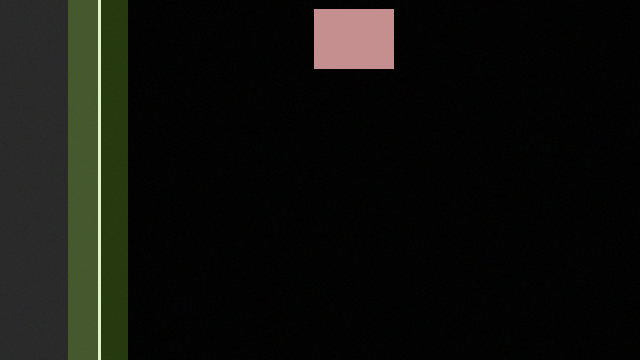
#> input picture team_pack/overlays/overlay_000012.png, 640 x 360 px; its folder holds 4 pictures in this run
$ python run_validity_suite.py --renders_dir ../../team_pack/overlays --heatmaps_dir ../../team_pack/overlays
#> lines starting #> are read from the running program, lines starting #| are printed output that depends on the picture; after the words box and inside, x2 and y2 are one past the last pixel; in counts of white or black regions, pixels touching at a corner belong together

from __future__ import annotations

import argparse
import json
from dataclasses import dataclass
from pathlib import Path
from typing import Dict, List, Tuple

import numpy as np
from PIL import Image

import matplotlib
matplotlib.use("Agg")
import matplotlib.pyplot as plt

from scipy.stats import pearsonr, spearmanr
from tqdm import tqdm


# -----------------------------
# Utilities
# -----------------------------
def ensure_dir(p: Path) -> None:
    p.mkdir(parents=True, exist_ok=True)


def list_files(dir_path: Path, exts: Tuple[str, ...]) -> List[Path]:
#> called with exts = ('.png', '.jpg', '.jpeg')
    files: List[Path] = []
    for e in exts:
        files.extend(sorted(dir_path.glob(f"*{e}")))
#> pass 2 of the loop in list_files, `for e in exts:`:
#> pass 3 of the loop in list_files, `for e in exts:`:
#> pass 2 of the loop in list_files, `for e in exts:`:
#> pass 3 of the loop in list_files, `for e in exts:`:
#> the loop made 4 passes; the first 3 are shown
    return sorted(files)


def stem_key(p: Path) -> str:
    s = p.stem
    digits = "".join([c for c in s if c.isdigit()])
    return digits if digits else s


def match_pairs(renders: List[Path], heatmaps: List[Path]) -> List[Tuple[Path, Path]]:
    hm_map = {stem_key(h): h for h in heatmaps}
    pairs: List[Tuple[Path, Path]] = []
    for r in renders:
        k = stem_key(r)
        if k in hm_map:
            pairs.append((r, hm_map[k]))
    return pairs


def read_rgb_uint8(path: Path) -> np.ndarray:
    img = Image.open(path).convert("RGB")
    return np.asarray(img).astype(np.uint8)


def load_heatmap(path: Path) -> np.ndarray:
    if path.suffix.lower() == ".npy":
        hm = np.load(path).astype(np.float32)
    else:
        hm = (np.asarray(Image.open(path).convert("L")).astype(np.float32) / 255.0)
    hm = np.nan_to_num(hm, nan=0.0, posinf=0.0, neginf=0.0)
    return hm


def resize_heatmap_to_img(hm: np.ndarray, h: int, w: int) -> np.ndarray:
    if hm.shape[0] == h and hm.shape[1] == w:
        return hm

    # Portable resize using PIL: map to uint16 to keep gradients.
    if np.all(hm == hm.flat[0]):
        # constant map
        return np.full((h, w), float(hm.flat[0]), dtype=np.float32)

    # clip to reduce extreme outliers breaking scaling
    hi = float(np.percentile(hm, 99.9))
    if hi <= 0:
        hi = float(np.max(hm)) if float(np.max(hm)) != 0 else 1.0
    hm_clip = np.clip(hm, 0.0, hi)
    hm_u16 = (hm_clip / (np.max(hm_clip) + 1e-12) * 65535.0).astype(np.uint16)

    hm_img = Image.fromarray(hm_u16, mode="I;16").resize((w, h), resample=Image.BILINEAR)
    out = np.asarray(hm_img).astype(np.float32)
    out = out / (out.max() + 1e-12)
    return out


def instability_absdiff(curr: np.ndarray, prev: np.ndarray) -> float:
    diff = np.abs(curr.astype(np.float32) - prev.astype(np.float32))
    return float(np.mean(diff) / 255.0)


def overlay_image(img_rgb: np.ndarray, hm: np.ndarray, alpha: float) -> Image.Image:
    h = hm.astype(np.float32)
    h = h - h.min()
    h = h / (h.max() + 1e-12)

    cmap = plt.get_cmap("turbo") if "turbo" in plt.colormaps() else plt.get_cmap("jet")
    colored = (cmap(h)[..., :3] * 255.0).astype(np.uint8)

    base = Image.fromarray(img_rgb).convert("RGBA")
    heat = Image.fromarray(colored).convert("RGBA")

    a = (h * (255.0 * np.clip(alpha, 0.0, 1.0))).astype(np.uint8)
    heat.putalpha(Image.fromarray(a))
    return Image.alpha_composite(base, heat)


# -----------------------------
# Energy definitions (E_t)
# -----------------------------
def energy_mean(hm: np.ndarray) -> float:
    return float(np.mean(hm))


def energy_sum(hm: np.ndarray) -> float:
    return float(np.sum(hm))


def energy_l2(hm: np.ndarray) -> float:
    return float(np.sqrt(np.mean(hm * hm) + 1e-12))


def energy_p95(hm: np.ndarray) -> float:
    return float(np.percentile(hm, 95.0))


def energy_top_percent_mean(hm: np.ndarray, top_percent: float) -> float:
    p = np.clip(top_percent, 0.1, 100.0)
    thr = np.percentile(hm, 100.0 - p)
    mask = hm >= thr
    if not np.any(mask):
        return float(np.mean(hm))
    return float(np.mean(hm[mask]))


def energy_topk_mean(hm: np.ndarray, k: int) -> float:
    k = int(max(1, k))
    flat = hm.reshape(-1)
    if k >= flat.size:
        return float(np.mean(flat))
    idx = np.argpartition(flat, -k)[-k:]
    return float(np.mean(flat[idx]))


def energy_area_tau(hm: np.ndarray, tau: float) -> float:
    return float(np.mean(hm >= tau))


ENERGY_MODES = ("mean", "sum", "l2", "p95", "top_percent", "topk", "area_tau")


def compute_energy(hm: np.ndarray, mode: str, top_percent: float, topk: int, tau: float) -> float:
    if mode == "mean":
        return energy_mean(hm)
    if mode == "sum":
        return energy_sum(hm)
    if mode == "l2":
        return energy_l2(hm)
    if mode == "p95":
        return energy_p95(hm)
    if mode == "top_percent":
        return energy_top_percent_mean(hm, top_percent)
    if mode == "topk":
        return energy_topk_mean(hm, topk)
    if mode == "area_tau":
        return energy_area_tau(hm, tau)
    raise ValueError(f"Unknown energy_mode={mode}")


# -----------------------------
# Stats helpers
# -----------------------------
def safe_corr(x: np.ndarray, y: np.ndarray) -> Dict[str, float]:
    if x.size < 3 or y.size < 3:
        return {"pearson_r": float("nan"), "pearson_p": float("nan"),
                "spearman_r": float("nan"), "spearman_p": float("nan")}
    if np.std(x) < 1e-12 or np.std(y) < 1e-12:
        return {"pearson_r": float("nan"), "pearson_p": float("nan"),
                "spearman_r": float("nan"), "spearman_p": float("nan")}
    pr, pp = pearsonr(x, y)
    sr, sp = spearmanr(x, y)
    return {"pearson_r": float(pr), "pearson_p": float(pp),
            "spearman_r": float(sr), "spearman_p": float(sp)}


def auc_rank(scores: np.ndarray, labels: np.ndarray) -> float:
    scores = np.asarray(scores, dtype=np.float64)
    labels = np.asarray(labels, dtype=bool)
    pos = scores[labels]
    neg = scores[~labels]
    if pos.size == 0 or neg.size == 0:
        return float("nan")

    order = scores.argsort()
    ranks = np.empty_like(order, dtype=np.float64)
    ranks[order] = np.arange(1, scores.size + 1, dtype=np.float64)

    # tie handling: average rank for identical scores
    s = scores[order]
    i = 0
    while i < s.size:
        j = i + 1
        while j < s.size and s[j] == s[i]:
            j += 1
        if j - i > 1:
            avg = float(np.mean(ranks[order[i:j]]))
            ranks[order[i:j]] = avg
        i = j

    sum_ranks_pos = float(np.sum(ranks[labels]))
    n_pos = float(pos.size)
    n_neg = float(neg.size)
    u = sum_ranks_pos - n_pos * (n_pos + 1.0) / 2.0
    return float(u / (n_pos * n_neg))


def precision_recall_at_k(scores: np.ndarray, labels: np.ndarray, k: int) -> Dict[str, float]:
    scores = np.asarray(scores)
    labels = np.asarray(labels, dtype=bool)
    k = int(max(1, min(k, scores.size)))
    idx = np.argsort(scores)[::-1][:k]
    tp = int(np.sum(labels[idx]))
    fp = k - tp
    fn = int(np.sum(labels)) - tp
    precision = tp / max(1, tp + fp)
    recall = tp / max(1, tp + fn)
    return {"precision": float(precision), "recall": float(recall)}


def likely_perframe_normalized(hm_stats: List[Dict[str, float]]) -> bool:
    if not hm_stats:
        return False
    mins = np.array([s["min"] for s in hm_stats], dtype=np.float64)
    maxs = np.array([s["max"] for s in hm_stats], dtype=np.float64)
    ok = (mins >= -1e-3) & (maxs <= 1.001)
    return float(np.mean(ok)) > 0.9


# -----------------------------
# Main
# -----------------------------
@dataclass
class SuiteConfig:
    top_percent: float = 10.0
    topk: int = 2000
    tau: float = 0.5
    overlay_stride: int = 10
    overlay_alpha: float = 0.45
    lag_max: int = 5
    event_quantile: float = 0.90


def main():
    ap = argparse.ArgumentParser()
    ap.add_argument("--renders_dir", type=str, required=True)
    ap.add_argument("--heatmaps_dir", type=str, required=True)
    ap.add_argument("--out_dir", type=str, default="results/validity_suite")

    ap.add_argument("--instability", type=str, default="absdiff", choices=["absdiff"])

    ap.add_argument("--energy_mode", type=str, default="top_percent", choices=list(ENERGY_MODES))
    ap.add_argument("--top_percent", type=float, default=10.0)
    ap.add_argument("--topk", type=int, default=2000)
    ap.add_argument("--tau", type=float, default=0.5)

    ap.add_argument("--overlay_stride", type=int, default=10)
    ap.add_argument("--overlay_alpha", type=float, default=0.45)

    ap.add_argument("--lag_max", type=int, default=5)
    ap.add_argument("--event_quantile", type=float, default=0.90)

    ap.add_argument("--sweep", action="store_true", help="Run sensitivity sweeps.")
    args = ap.parse_args()

    cfg = SuiteConfig(
        top_percent=args.top_percent,
        topk=args.topk,
        tau=args.tau,
        overlay_stride=args.overlay_stride,
        overlay_alpha=args.overlay_alpha,
        lag_max=args.lag_max,
        event_quantile=args.event_quantile,
    )

    renders_dir = Path(args.renders_dir)
    heatmaps_dir = Path(args.heatmaps_dir)
    out_dir = Path(args.out_dir)
    ensure_dir(out_dir)
    overlay_dir = out_dir / "overlays"
    ensure_dir(overlay_dir)

    render_paths = list_files(renders_dir, (".png", ".jpg", ".jpeg"))
    heat_paths = list_files(heatmaps_dir, (".npy", ".png", ".jpg", ".jpeg"))
    pairs = match_pairs(render_paths, heat_paths)
    if len(pairs) < 2:
        raise SystemExit("Need at least 2 matched frames (render + heatmap).")

    # Load all (fast for small sequences) so we can do sweeps without re-reading disk.
    hm_stats: List[Dict[str, float]] = []
    imgs: List[np.ndarray] = []
    hms: List[np.ndarray] = []

    for (img_path, hm_path) in tqdm(pairs, desc="loading"):
        img = read_rgb_uint8(img_path)
        hm = load_heatmap(hm_path)
        hm = resize_heatmap_to_img(hm, img.shape[0], img.shape[1])
        imgs.append(img)
        hms.append(hm)
        hm_stats.append({"min": float(np.min(hm)), "max": float(np.max(hm)), "mean": float(np.mean(hm))})
#> pass 2 of the loop in main, `for (img_path, hm_path) in tqdm(pairs, desc="loading"):`:
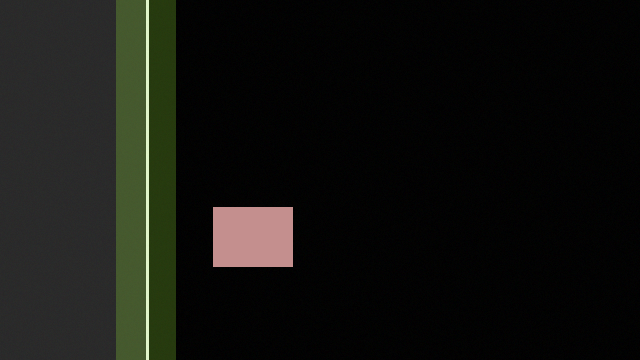
#> input picture team_pack/overlays/overlay_000024.png, 640 x 360 px
#> in load_heatmap (call 2), `hm = (np.asarray(Image.open(path).convert("L")).astype(np.float32) / 2..`:
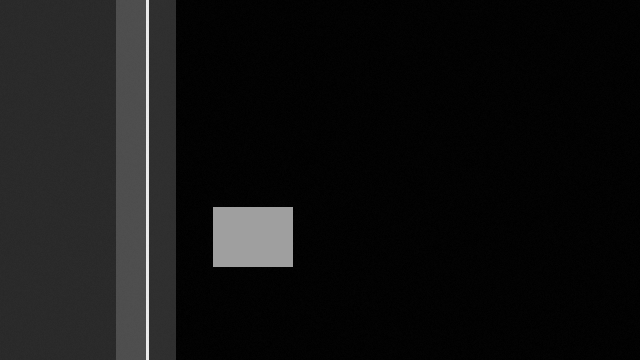
#> hm: shape (360, 640) float32; min 0, max 0.922, mean 0.0748
#> pass 3 of the loop in main, `for (img_path, hm_path) in tqdm(pairs, desc="loading"):`:
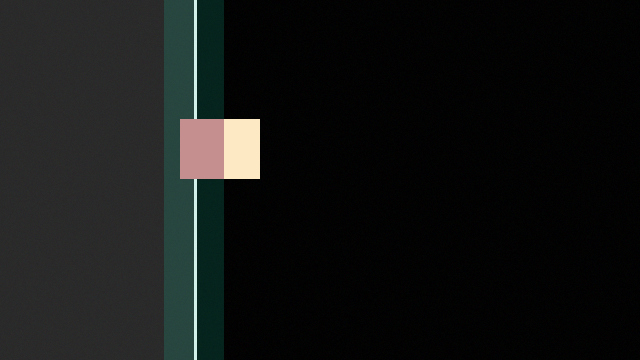
#> input picture team_pack/overlays/overlay_000036.png, 640 x 360 px
#> in load_heatmap (call 3), `hm = (np.asarray(Image.open(path).convert("L")).astype(np.float32) / 2..`:
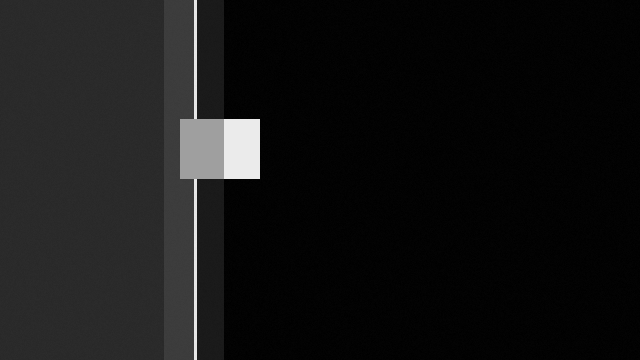
#> hm: shape (360, 640) float32; min 0, max 0.922, mean 0.0803
#> the loop made 4 passes; the first 3 are shown

    norm_flag = likely_perframe_normalized(hm_stats)

    # M_t computed once
    M = [instability_absdiff(imgs[i], imgs[i - 1]) for i in range(1, len(imgs))]
#> in instability_absdiff (call 3), `diff = np.abs(curr.astype(np.float32) - prev.astype(np.float32))`:
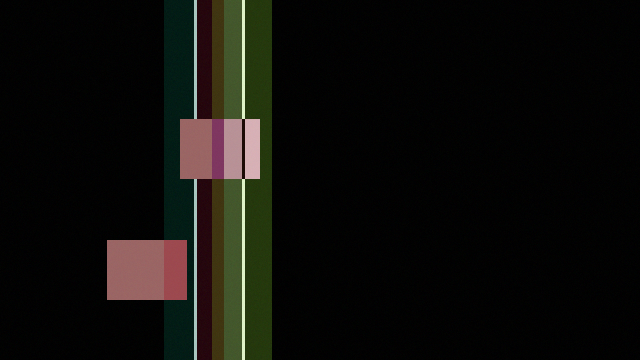
#> diff: shape (360, 640, 3) float32; mean R, G, B 14.2, 13.5, 10.2
    M_arr = np.asarray(M, dtype=np.float64)

    # E_t aligned with M_t uses heatmap at time t (current frame)
    def compute_E(mode: str, top_percent: float, topk: int, tau: float) -> np.ndarray:
        E = [compute_energy(hms[i], mode, top_percent, topk, tau) for i in range(1, len(hms))]
#> in energy_top_percent_mean, `mask = hm >= thr`:
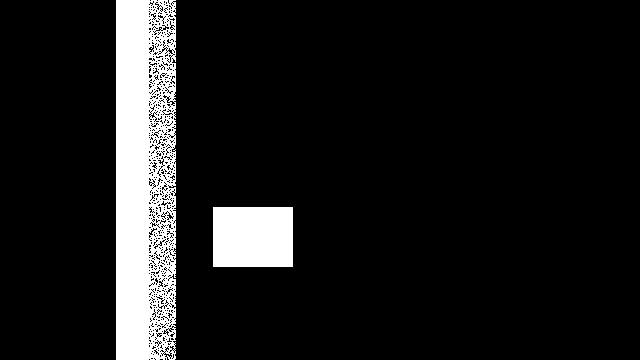
#> mask: shape (360, 640) bool; 10.3% white; 2 white regions, box (x1, y1, x2, y2) and area: (116, 0, 176, 360) 18988, (213, 207, 293, 267) 4800
#> in energy_top_percent_mean (call 2), `mask = hm >= thr`: mask: shape (360, 640) bool; 15.2% white; 2217 white regions (1993 under 20 px), largest, box (x1, y1, x2, y2) and area: (142, 0, 260, 360) 16417, (0, 212, 28, 269) 358, (12, 26, 61, 62) 263
#> call 3 of energy_top_percent_mean, with top_percent = 10
#> in energy_top_percent_mean (call 3), `thr = np.percentile(hm, 100.0 - p)`:
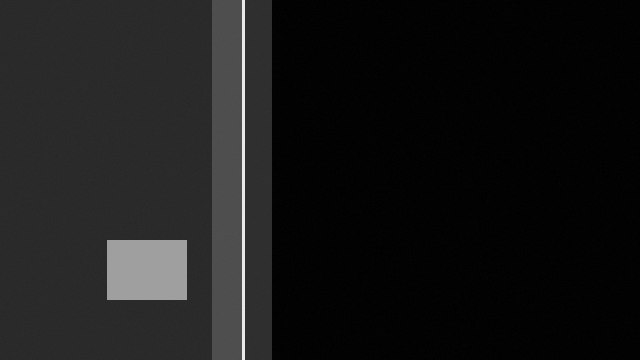
#> hm: shape (360, 640) float32; min 0, max 0.922, mean 0.095
#> in energy_top_percent_mean (call 3), `mask = hm >= thr`:
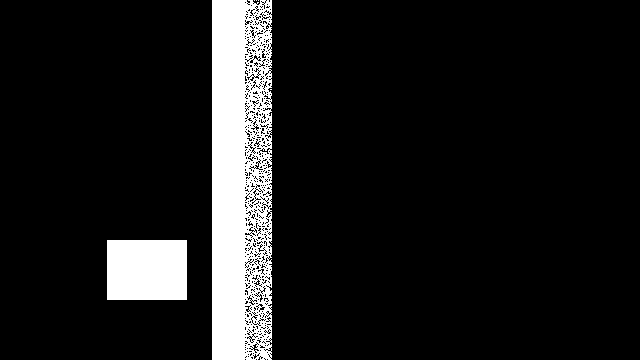
#> mask: shape (360, 640) bool; 10.3% white; 6 white regions (4 under 20 px), largest, box (x1, y1, x2, y2) and area: (212, 0, 272, 360) 18942, (107, 240, 187, 300) 4800
        return np.asarray(E, dtype=np.float64)

    E_arr = compute_E(args.energy_mode, cfg.top_percent, cfg.topk, cfg.tau)

    # overlays (for current run only)
    if cfg.overlay_stride > 0:
        for i in range(1, len(imgs)):
            if (i % cfg.overlay_stride) == 0:
                out_img = overlay_image(imgs[i], hms[i], cfg.overlay_alpha)
                out_img.save(overlay_dir / f"overlay_{stem_key(pairs[i][0])}.png")

    corr = safe_corr(E_arr, M_arr)

    # events: top q of instability
    q = float(np.clip(cfg.event_quantile, 0.5, 0.99))
    labels = M_arr >= np.quantile(M_arr, q)
    auc = auc_rank(E_arr, labels)

    pr10 = precision_recall_at_k(E_arr, labels, k=max(5, int(0.10 * E_arr.size)))
    pr5 = precision_recall_at_k(E_arr, labels, k=max(3, int(0.05 * E_arr.size)))

    # lag correlation: E_t vs M_{t+k}
    lag_corrs: Dict[str, float] = {}
    for k in range(0, int(max(0, cfg.lag_max)) + 1):
        if k == 0:
            x, y = E_arr, M_arr
        else:
            if E_arr.size <= k:
                continue
            x, y = E_arr[:-k], M_arr[k:]
        c = safe_corr(x, y)
        lag_corrs[f"k={k}"] = float(c.get("pearson_r", float("nan")))

    stats = {
        "n_frames": int(M_arr.size),
        "instability": args.instability,
        "energy_mode": args.energy_mode,
        "energy_top_percent": float(cfg.top_percent),
        "energy_topk": int(cfg.topk),
        "energy_tau": float(cfg.tau),
        "likely_perframe_normalized_heatmap": bool(norm_flag),
        "corr": corr,
        "event_quantile": float(q),
        "auc_rank": float(auc),
        "precision_recall@10%": pr10,
        "precision_recall@5%": pr5,
        "lag_pearson_r": lag_corrs,
    }
    (out_dir / "stats_suite.json").write_text(json.dumps(stats, indent=2))

    # ---- plots ----
    # scatter
    plt.figure(figsize=(5.2, 5.2))
    plt.scatter(E_arr, M_arr, s=10, alpha=0.6)
    plt.xlabel("Heatmap score E_t")
    plt.ylabel("Temporal instability M_t")
    r0 = corr.get("pearson_r", float("nan"))
    plt.title(f"Diagnostics validity (Pearson r={r0:.2f})")
    plt.tight_layout()
    plt.savefig(out_dir / "scatter.pdf")
    plt.savefig(out_dir / "scatter.png", dpi=200)
    plt.close()

    # timeseries (z-score)
    def z(x: np.ndarray) -> np.ndarray:
        return (x - x.mean()) / (x.std() + 1e-12)

    plt.figure(figsize=(10, 3.2))
    plt.plot(z(E_arr), label="Heatmap score")
    plt.plot(z(M_arr), label="Instability")
    plt.legend()
    plt.title("Temporal alignment (z-score)")
    plt.tight_layout()
    plt.savefig(out_dir / "timeseries.pdf")
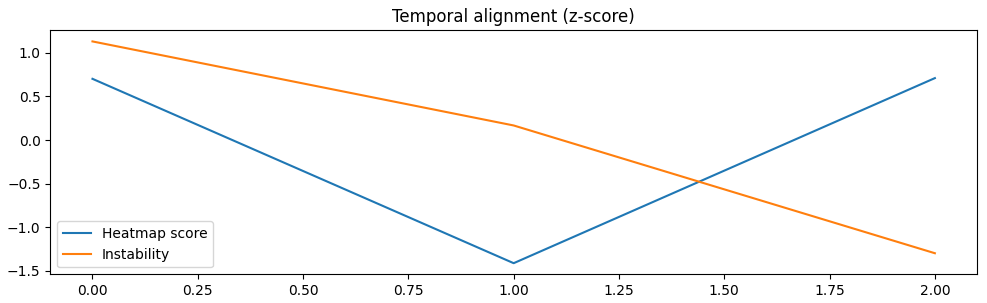
#> figure drawn by matplotlib, 1 panel
    plt.savefig(out_dir / "timeseries.png", dpi=200)
    plt.close()

    # lag plot
    ks, rs = [], []
    for k_str, r in lag_corrs.items():
        ks.append(int(k_str.split("=")[1]))
        rs.append(r)
    plt.figure(figsize=(6.2, 3.4))
    plt.plot(ks, rs, marker="o")
    plt.xlabel("Lag k (E_t vs M_{t+k})")
    plt.ylabel("Pearson r")
    plt.title("Lag correlation (early warning check)")
    plt.tight_layout()
    plt.savefig(out_dir / "lag_corr.pdf")
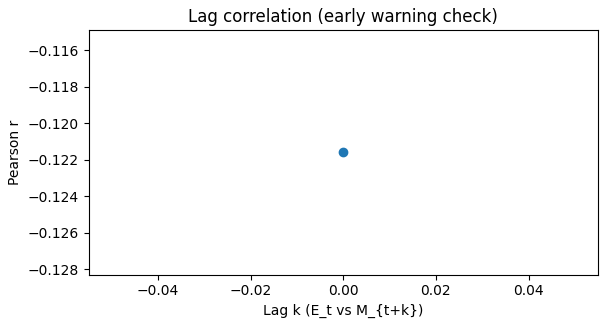
#> figure drawn by matplotlib, 1 panel
    plt.savefig(out_dir / "lag_corr.png", dpi=200)
    plt.close()

    # event retrieval plot
    labels_names = ["@5%", "@10%"]
    precisions = [pr5["precision"], pr10["precision"]]
    recalls = [pr5["recall"], pr10["recall"]]
    x = np.arange(len(labels_names))
    w = 0.35
    plt.figure(figsize=(6.2, 3.4))
    plt.bar(x - w / 2, precisions, width=w, label="Precision")
    plt.bar(x + w / 2, recalls, width=w, label="Recall")
    plt.xticks(x, labels_names)
    plt.ylim(0.0, 1.05)
    plt.title(f"Event retrieval (AUC≈{auc:.2f})")
    plt.legend()
    plt.tight_layout()
    plt.savefig(out_dir / "event_retrieval.pdf")
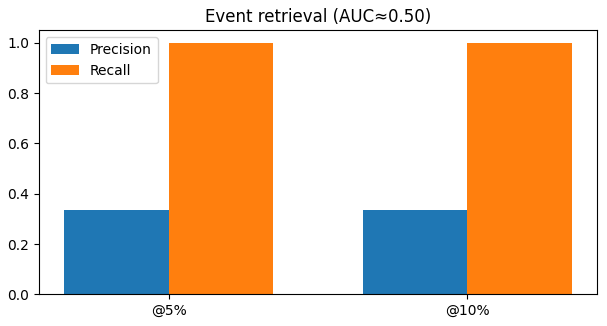
#> figure drawn by matplotlib, 1 panel
    plt.savefig(out_dir / "event_retrieval.png", dpi=200)
    plt.close()

    # ---- sweeps (optional) ----
    if args.sweep:
        sweep_top = [1.0, 5.0, 10.0, 20.0]
        sweep_modes = ["mean", "sum", "l2", "p95", "top_percent", "area_tau"]
        sweep: Dict[str, Dict[str, float]] = {}

        for mode in sweep_modes:
            sweep[mode] = {}
            for tp in sweep_top:
                # only top_percent uses tp; others ignore but we still store in grid for easy plotting
                use_mode = "top_percent" if mode == "top_percent" else mode
                E = compute_E(use_mode, tp, cfg.topk, cfg.tau)
                c = safe_corr(E, M_arr)
                sweep[mode][f"tp={tp:g}"] = float(c.get("pearson_r", float("nan")))

        (out_dir / "sweep.json").write_text(json.dumps(sweep, indent=2))

        # plot top-percent sensitivity
        tps = sweep_top
        r_tp = [sweep["top_percent"][f"tp={tp:g}"] for tp in tps]
        plt.figure(figsize=(6.2, 3.4))
        plt.plot(tps, r_tp, marker="o")
        plt.xlabel("Top-percent p (mean over top p% pixels)")
        plt.ylabel("Pearson r")
        plt.title("Sensitivity to top-percent choice")
        plt.tight_layout()
        plt.savefig(out_dir / "sweep_top_percent.pdf")
        plt.savefig(out_dir / "sweep_top_percent.png", dpi=200)
        plt.close()

        # compare energy modes at default top_percent
        modes = sweep_modes
        r_modes = [sweep[m][f"tp={cfg.top_percent:g}"] for m in modes]
        plt.figure(figsize=(7.4, 3.6))
        plt.bar(np.arange(len(modes)), r_modes)
        plt.xticks(np.arange(len(modes)), modes, rotation=25, ha="right")
        plt.ylabel("Pearson r")
        plt.title("Which heatmap score works best")
        plt.tight_layout()
        plt.savefig(out_dir / "sweep_modes.pdf")
        plt.savefig(out_dir / "sweep_modes.png", dpi=200)
        plt.close()

    print(json.dumps(stats, indent=2))


if __name__ == "__main__":
    main()
